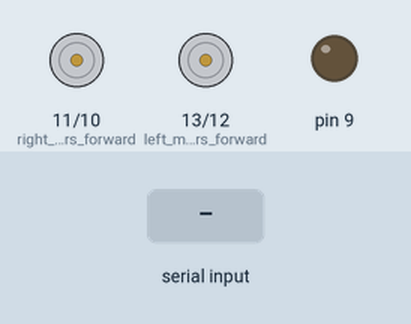
This sketch was run on a simulated Arduino Uno, built with avr-gcc and run on an emulated ATmega328P. Shown: motor-driver pin pairs drawn as motors (green arrow = first pin HIGH = forward, orange = second pin HIGH = backward, longer = more drive), output pins drawn as LEDs (lit = HIGH). The test bench sets the inputs (shaded band). What the sketch prints to the serial monitor is not drawn.

Above: at 1.2 s.
1.3 s: "<1>" received over Serial
At 1.5 s:
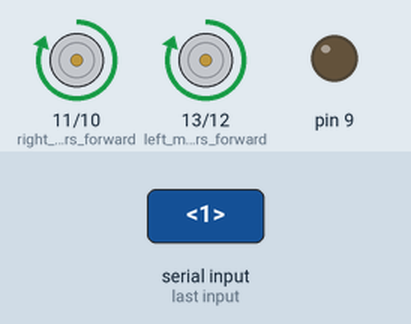
3.1 s: "<2>" received over Serial
At 3.3 s:
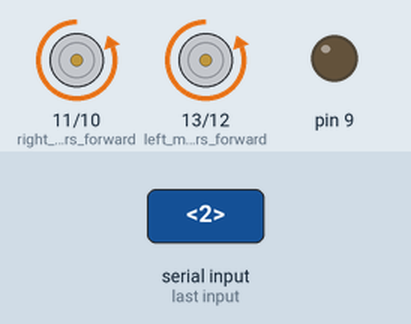
4.9 s: "<3>" received over Serial
At 5.1 s:
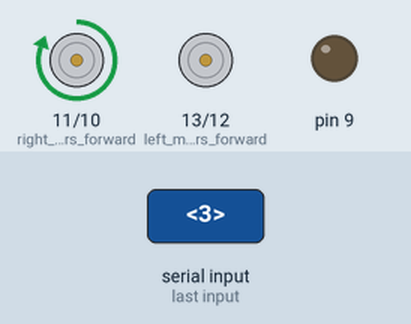
6.7 s: "<4>" received over Serial
At 6.9 s:
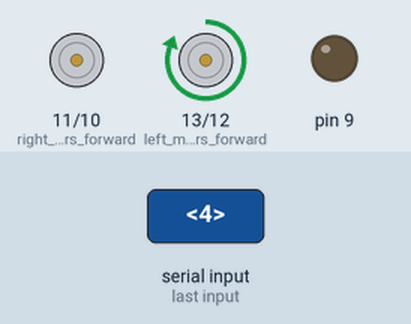
Timing chart, 0 to 9.5 s (numbered marks = the images above; inputs shaded):
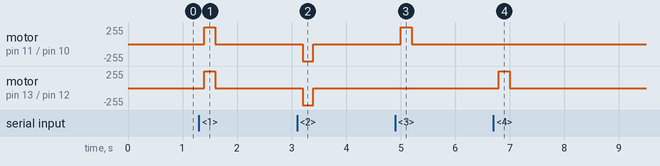

The sketch:

Swarm_reciever_original.ino
```cpp
//Constants
const int ledPin = 3; //Led to Arduino pin 3 (PWM)

//Variables
bool started= false;//True: Message is strated
bool ended  = false;//True: Message is finished
char incomingByte ; //Variable to store the incoming byte
char msg[3];    //Message - array from 0 to 2 (3 values - PWM - e.g. 240)
byte index;     //Index of array

void setup() {
  //Start the serial communication
  Serial.begin(9600); //Baud rate must be the same as is on xBee module
  pinMode(13,OUTPUT);   //left motors forward
  pinMode(12,OUTPUT);   //left motors reverse
  pinMode(11,OUTPUT);   //right motors forward
  pinMode(10,OUTPUT);   //right motors reverse
  pinMode(9,OUTPUT);
}

void loop() {

  int t=0;
//  if(t==0)
//  else
// {
//    digitalWrite(13,LOW);
//  digitalWrite(12,LOW);
//  digitalWrite(11,LOW);
//  digitalWrite(10,LOW);
// }

  while (Serial.available()>0)
  {
    //Read the incoming byte
    incomingByte = Serial.read();
    //Start the message when the '<' symbol is received
    if(incomingByte == '<')
    {
     started = true;
     index = 0;
     msg[index] = '\0'; // Throw away any incomplete packet
   }
   //End the message when the '>' symbol is received
   else if(incomingByte == '>')
   {
     ended = true;
     break; // Done reading - exit from while loop!
   }
   //Read the message!
   else
   {
     if(index < 4) // Make sure there is room
     {
       msg[index] = incomingByte; // Add char to array
       index++;
       msg[index] = '\0'; // Add NULL to end
     }
   }
 }

 if(started && ended)
 {
   t = atoi(msg);
   Serial.print(msg);
   Serial.print("   ");
//   analogWrite(ledPin, value);
 //  Serial.println(value);
   //Serial.println(value); //Only for debugging
   index = 0;
   msg[index] = '\0';
   started = false;
   ended = false;

if(t ==1){
  //Ending symbol//move forward(all motors rotate in forward direction)
  digitalWrite(13,HIGH);
  digitalWrite(11,HIGH);
   digitalWrite(12,LOW);
    digitalWrite(10,LOW);
    //t=0;
  }

else if(t ==2){
  //Ending symbol//move reverse (all motors rotate in reverse direction)
  digitalWrite(12,HIGH);
  digitalWrite(10,HIGH);
   digitalWrite(11,LOW);
    digitalWrite(13,LOW);
    //t=0;
  }

else if(t ==3)
  {
   //Ending symbol//turn right (left side motors rotate in forward direction, right side motors doesn't rotate)
  digitalWrite(11,HIGH);
   digitalWrite(12,LOW);
    digitalWrite(10,LOW);
     digitalWrite(13,LOW);
  //   t=0;
  }

else if(t ==4)
  {
  //Ending symbol//turn left (right side motors rotate in forward direction, left side motors doesn't rotate)
  digitalWrite(13,HIGH);
   digitalWrite(12,LOW);
    digitalWrite(11,LOW);
     digitalWrite(10,LOW);
  //   t=0;
  }
else if(t ==5)
  {
   //Ending symbol//STOP (all motors stop)
  digitalWrite(13,LOW);
  digitalWrite(12,LOW);
  digitalWrite(11,LOW);
  digitalWrite(10,LOW);
//  t=0;
 }
 }
 else if(t==0)
 {
  digitalWrite(13,LOW);
  digitalWrite(12,LOW);
  digitalWrite(11,LOW);
  digitalWrite(10,LOW);
  }
delay(200);
}
```

Measured:
- after the input at 1.3 s, motor on pin 11 (right_motors_forward) / pin 10 (right_motors_reverse), motor on pin 13 (left_motors_forward) / pin 12 (left_motors_reverse): stopped → forward 255/255 after 0.10 s, → stopped 0.20 s later
- after the input at 3.1 s, motor on pin 11 (right_motors_forward) / pin 10 (right_motors_reverse), motor on pin 13 (left_motors_forward) / pin 12 (left_motors_reverse): stopped → backward 255/255 after 0.10 s, → stopped 0.20 s later
- after the input at 4.9 s, motor on pin 11 (right_motors_forward) / pin 10 (right_motors_reverse): stopped → forward 255/255 after 0.10 s, → stopped 0.20 s later
- after the input at 6.7 s, motor on pin 13 (left_motors_forward) / pin 12 (left_motors_reverse): stopped → forward 255/255 after 0.10 s, → stopped 0.20 s later
